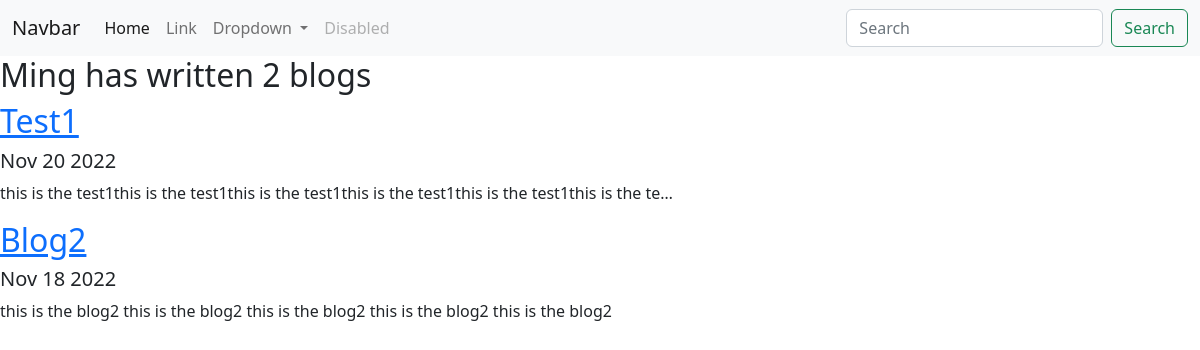
Screenshot of /blog/ with the database file from the repository.
### blog/models.py (models this page shows, shortened)
class Blog(models.Model):
    title = models.CharField(max_length=200)
    description = models.TextField()
    date = models.DateField()

### blog/views.py (the view)
# urls.py: path("", views.all_blogs, name='all_blogs'),
def all_blogs(request):
    blogs = Blog.objects.order_by('-date')
    return render(request, 'blog/all_blogs.html', {'blogs':blogs})

### blog/templates/blog/all_blogs.html
{% extends 'portfolio/base.html' %}
{% block content %}
    <h2>Ming has written {{ blogs.count }} blog{{ blogs.count|pluralize }}</h2>
    {% for blog in blogs %}
    <a href="{% url 'blog:detail' blog.id %}"><h2>{{ blog.title }}</h2></a>
    <h5>{{ blog.date|date:'M d Y' }}</h5>
    <p>{{ blog.description|striptags|truncatechars:100 }}</p>
    {% endfor %}
{% endblock %}

### portfolio/templates/portfolio/base.html (shortened to what this page needs)
<!doctype html>
<html lang="en">
  <head>
    <link href="https://cdn.jsdelivr.net/npm/bootstrap@5.2.3/dist/css/bootstrap.min.css" rel="stylesheet">
  </head>
  <body>
    <nav class="navbar navbar-expand-lg bg-light">
      <div class="container-fluid">
        <a class="navbar-brand" href="#">Navbar</a>
        <div class="collapse navbar-collapse" id="navbarSupportedContent">
          <ul class="navbar-nav me-auto mb-2 mb-lg-0">
            <li class="nav-item">
              <a class="nav-link active" aria-current="page" href="#">Home</a>
            </li>
            <li class="nav-item">
              <a class="nav-link" href="#">Link</a>
            </li>
            <li class="nav-item dropdown">
              <a class="nav-link dropdown-toggle" href="#" role="button" data-bs-toggle="dropdown" aria-expanded="false">
                Dropdown
              </a>
            </li>
            <li class="nav-item">
              <a class="nav-link disabled">Disabled</a>
            </li>
          </ul>
          <form class="d-flex" role="search">
            <input class="form-control me-2" type="search" placeholder="Search" aria-label="Search">
            <button class="btn btn-outline-success" type="submit">Search</button>
          </form>
        </div>
      </div>
    </nav>
    {% block content %}{% endblock %}
  </body>
</html>

### rows the page displays
Blog: title "Test1", date "Nov 20 2022", description "this is the test1this is the test1this is the test1this is the test1this is the test1this is the te…"
Blog: title "Blog2", date "Nov 18 2022", description "this is the blog2 this is the blog2 this is the blog2 this is the blog2 this is the blog2"

### other values shown
{{ blogs.count }} "2"
